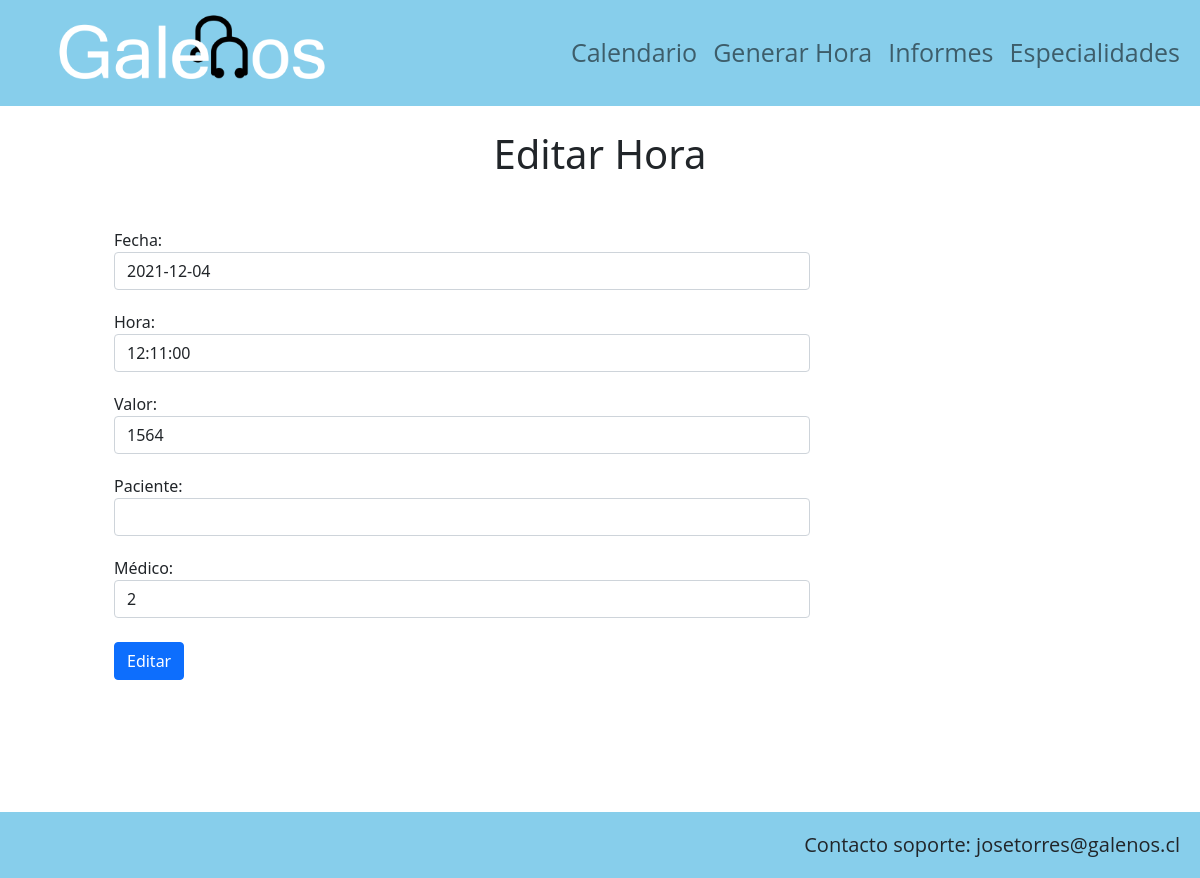
The app's page /editar_hora/20 with its own data.
### AppGalenos/models.py (models this page shows)
class Hora(models.Model):
        fecha = models.DateField()
        hora = models.TimeField()
        valor = models.IntegerField()
        paciente = models.ForeignKey(Paciente, on_delete=models.PROTECT, null=True, blank=True)
        medico = models.ForeignKey(Medico, on_delete=models.PROTECT)

### AppGalenos/views.py (the view, shortened to what this page needs)
# urls.py: path('editar_hora/<int:id_hora>', views.editar_hora, name="editar_hora"),
def editar_hora(request, id_hora):
    hora = get_object_or_404(Hora, id=id_hora)
    data = {
        'form': HorasForm(instance=hora)
    }
    return render(request, "editar_hora.html", data)

### AppGalenos/forms.py
class HorasForm(forms.ModelForm):
    class Meta:
        model = Hora
        fields = ['fecha', 'hora', 'valor', 'paciente', 'medico']
        labels = {
            'fecha': 'Fecha',
            'hora': 'Hora',
            'valor': 'Valor',
            'paciente': 'Paciente',
            'medico': 'Médico'
        }
        widgets = {
            'fecha': forms.DateInput(attrs={'class': 'form-control'}),
            'hora': forms.TimeInput(attrs={'class': 'form-control'}),
            'valor': forms.TextInput(attrs={'class': 'form-control'}),
            'paciente': forms.TextInput(attrs={'class': 'form-control'}),
            'medico': forms.TextInput(attrs={'class': 'form-control'})
        }

### AppGalenos/templates/editar_hora.html (shortened to what this page needs)
{% extends 'base.html' %}
{% load static %}
{% block css %}
<link rel="stylesheet" href="{% static 'css/editar_hora.css' %}">
{% endblock %}
{% block contenido %}
<br>
<h1>Editar Hora</h1>
    <div id="formulario">
        <form method="POST" id="add" enctype="multipart/form-data">
            {{ form }}
            <br>
            <button type="submit" class="btn btn-primary">Editar</button>
        </form>
    </div>
<br><br><br><br><br><br><br>
{% endblock %}

### AppGalenos/static/css/editar_hora.css (style rules this page uses)
h1 { text-align: center; }
#formulario { margin: 30px; padding-left: 7%; padding-right: 30%; }
label { margin-top: 20px; }

### AppGalenos/static/css/base.css (style rules this page uses)
* { margin: 0; padding: 0; max-width: 100%; max-height: 100%; }
html { min-height: 100%; position: relative; }
body { margin: 0; margin-bottom: 40px; min-height: 100%; }

### records on screen
Hora: fecha "2021-12-04", hora "12:11:00", valor "1564", medico "2"
